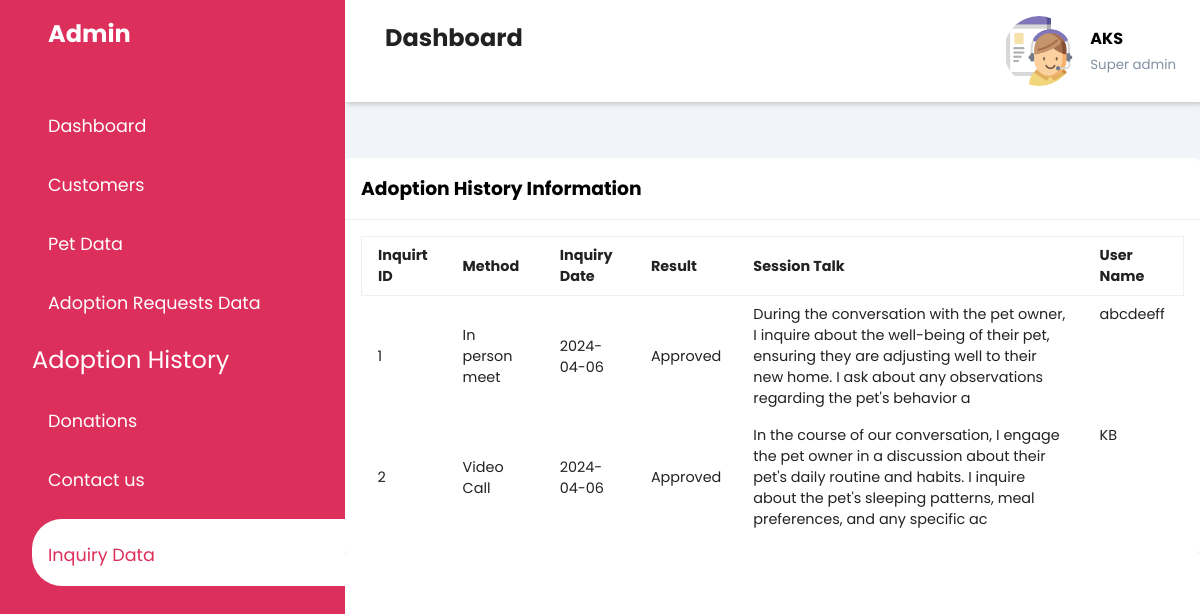
The app's page /inquiredata.php with its own data.
### tables this page shows
CREATE TABLE `inqquiry` (
  `InquiryId` int(11) NOT NULL,
  `Method` enum('Video Call','Audio Call','In person meet','Reviews from family and friends') NOT NULL,
  `InquiryDate` date NOT NULL,
  `Result` enum('Approved','Not Approved','Not sure','') NOT NULL,
  `SessionTalk` varchar(200) NOT NULL,
  `user` int(10) NOT NULL
);

CREATE TABLE `reg` (
  `UserId` int(200) NOT NULL,
  `UserName` varchar(20) NOT NULL,
  `FullName` varchar(20) NOT NULL,
  `Password` varchar(10) NOT NULL,
  `PhoneNumber` int(10) NOT NULL,
  `Email` varchar(20) NOT NULL,
  `Address` varchar(50) NOT NULL
);

### fetch_datainquiry.php (the view, shortened to what this page needs)
<?php
$con=mysqli_connect("localhost:3307","root","","project");
$sql = "SELECT InquiryId,Method,InquiryDate,Result,SessionTalk,FullName FROM reg,inqquiry where reg.UserId=inqquiry.User";
$result = mysqli_query($con, $sql);
if (mysqli_num_rows($result) > 0) {
    while ($row = mysqli_fetch_assoc($result)) {
        echo "<tr>";
        echo "<td>" . $row['InquiryId'] . "</td>";
        echo "<td>" . $row['Method'] . "</td>";
        echo "<td>" . $row['InquiryDate'] . "</td>";
        echo "<td>" . $row['Result'] . "</td>";
        echo "<td>" . $row['SessionTalk'] . "</td>";
        echo "<td>" . $row['FullName'] . "</td>";
        echo "</tr>";
    }
} else {
    echo "0 results";
}
?>

### admin.css (style rules this page uses)
:root { --main-color: #dd2f5b; --color-dark: #1D2231; --text-grey: #8390A2; }
* { padding: 0; margin: 0; box-sizing: border-box; list-style-type: none; text-decoration: none; font-family: 'Poppins',sans-serif; }
td { padding: .5rem 1rem; font-size: .9rem; color: #222; }
tr td:last-child { display: flex; align-items: center; }

### records on screen
inqquiry: InquiryId "1", Method "In person meet", InquiryDate "2024-04-06", Result "Approved", SessionTalk "During the conversation with the pet owner, I inquire about the well-being of their pet, ensuring they are adjusting well to their new home. I ask about any observations regarding the pet's behavior a", user.FullName "abcdeeff"
inqquiry: InquiryId "2", Method "Video Call", InquiryDate "2024-04-06", Result "Approved", SessionTalk "In the course of our conversation, I engage the pet owner in a discussion about their pet's daily routine and habits. I inquire about the pet's sleeping patterns, meal preferences, and any specific ac", user.FullName "KB"
